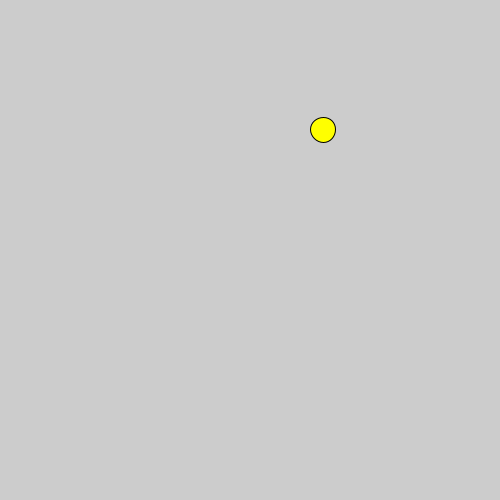
Frame 1 (no input)
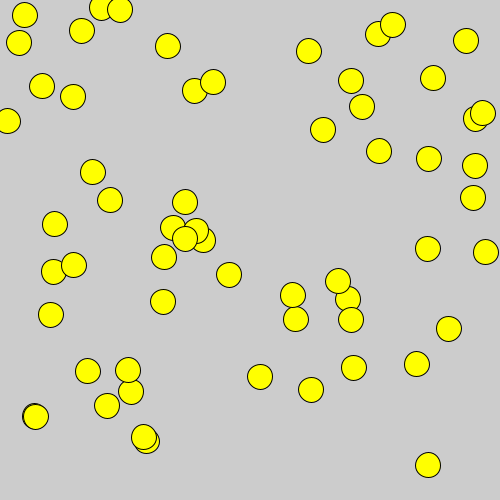
Frame 60 (the mouse pressed at the canvas centre just before this capture)
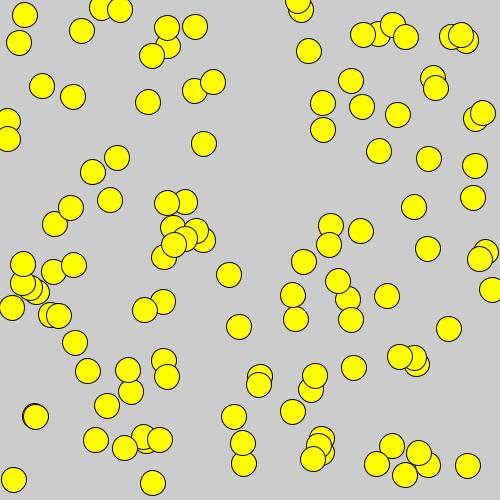
Frame 120 (the mouse held since frame 60 and released just before this capture)

The Processing sketch that drew these frames (run headless with seeded random() and noise(); from frame 60 on, the mouse is pressed at the canvas centre):

// Processing sketch: RandomAndMonsters1
// ── RandomAndMonsters1.pde
final color circleColor = color(255, 255, 0);
final int circleDiameter = 25; 

void setup() {
  size(500, 500); 
  fill(circleColor);
}

void draw() {
  ellipse (random(0, width), random(0, height), circleDiameter, circleDiameter); 
}
